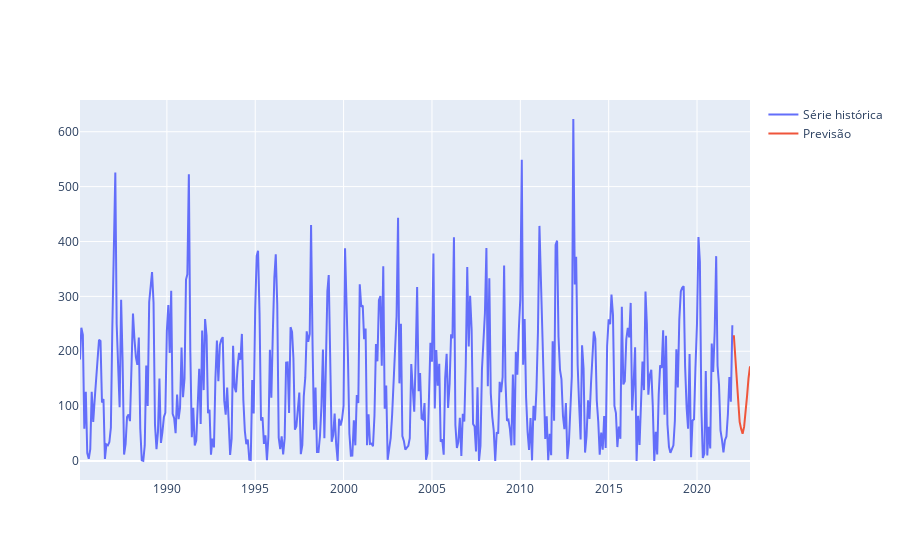

Notebook source saved alongside this figure:
### Markdown cell above
Agora, o plot com os dados corrigidos:

### Code cell
fig = go.Figure()
fig.add_trace(go.Scatter(x=serie.index, y=serie.values,
                    mode='lines',
                    name='Série histórica'))
fig.add_trace(go.Scatter(x=prev_escala.index, y=prev_escala['Modelo_AR'],
                    mode='lines',
                    name='Previsão'))

### Figure 1 — Plotly figure (JSON) as saved in the notebook; plotly's stock layout.template omitted (floating-point values rounded to 4 significant figures; data arrays with more than 128 entries replaced by an {"elided": "..."} marker saying what was removed)
{"data": [{"mode": "lines", "name": "Série histórica", "type": "scatter", "x": {"elided": "444 str values"}, "y": {"elided": "444 float values"}}, {"mode": "lines", "name": "Previsão", "type": "scatter", "x": ["2022-01-31T00:00:00", "2022-02-28T00:00:00", "2022-03-31T00:00:00", "2022-04-30T00:00:00", "2022-05-31T00:00:00", "2022-06-30T00:00:00", "2022-07-31T00:00:00", "2022-08-31T00:00:00", "2022-09-30T00:00:00", "2022-10-31T00:00:00", "2022-11-30T00:00:00", "2022-12-31T00:00:00"], "y": [229.1, 192.8, 139.0, 96.79, 71.37, 58.96, 49.82, 62.14, 85.09, 118.4, 150.6, 172.5]}], "layout": {}}
